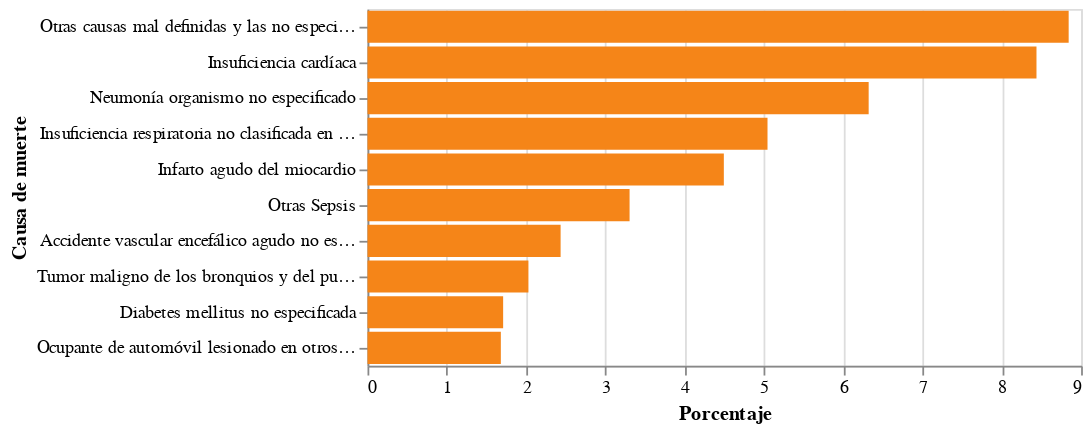

Source (notebook cell):
### Code cell
#Sin especificar
alt.Chart(df_bycause6).mark_bar(color='#f58518').encode(
    x=alt.X('PORCENTAJE:Q', 
          title='Porcentaje'),
    y=alt.Y('Causa de muerte:N', 
          title='Causa de muerte', 
          axis=alt.Axis(labelAngle=0),
          sort='-x')
)

### Figure 1 — Vega-Lite specification as saved in the notebook (floating-point values rounded to 4 significant figures)
{"config": {"view": {"continuousWidth": 400, "continuousHeight": 300}}, "data": {"name": "data-43f4c33f1101a4a3a9b9cf0717c3a104"}, "mark": {"type": "bar", "color": "#f58518"}, "encoding": {"x": {"type": "quantitative", "field": "PORCENTAJE", "title": "Porcentaje"}, "y": {"type": "nominal", "axis": {"labelAngle": 0}, "field": "Causa de muerte", "sort": "-x", "title": "Causa de muerte"}}, "$schema": "https://vega.github.io/schema/vega-lite/v4.8.1.json", "datasets": {"data-43f4c33f1101a4a3a9b9cf0717c3a104": [{"Sexo": "Sin especificar", "Causa de muerte": "Otras causas mal definidas y las no especificadas de mortalidad", "CUENTA": 305, "PORCENTAJE": 8.843}, {"Sexo": "Sin especificar", "Causa de muerte": "Insuficiencia cardíaca", "CUENTA": 291, "PORCENTAJE": 8.437}, {"Sexo": "Sin especificar", "Causa de muerte": "Neumonía organismo no especificado", "CUENTA": 218, "PORCENTAJE": 6.321}, {"Sexo": "Sin especificar", "Causa de muerte": "Insuficiencia respiratoria no clasificada en otra parte", "CUENTA": 174, "PORCENTAJE": 5.045}, {"Sexo": "Sin especificar", "Causa de muerte": "Infarto agudo del miocardio", "CUENTA": 155, "PORCENTAJE": 4.494}, {"Sexo": "Sin especificar", "Causa de muerte": "Otras Sepsis", "CUENTA": 114, "PORCENTAJE": 3.305}, {"Sexo": "Sin especificar", "Causa de muerte": "Accidente vascular encefálico agudo no especificado como hemorrágico o isquémico", "CUENTA": 84, "PORCENTAJE": 2.435}, {"Sexo": "Sin especificar", "Causa de muerte": "Tumor maligno de los bronquios y del pulmón", "CUENTA": 70, "PORCENTAJE": 2.03}, {"Sexo": "Sin especificar", "Causa de muerte": "Diabetes mellitus no especificada", "CUENTA": 59, "PORCENTAJE": 1.711}, {"Sexo": "Sin especificar", "Causa de muerte": "Ocupante de automóvil lesionado en otros accidentes de transporte y en los no especificados", "CUENTA": 58, "PORCENTAJE": 1.682}]}}
